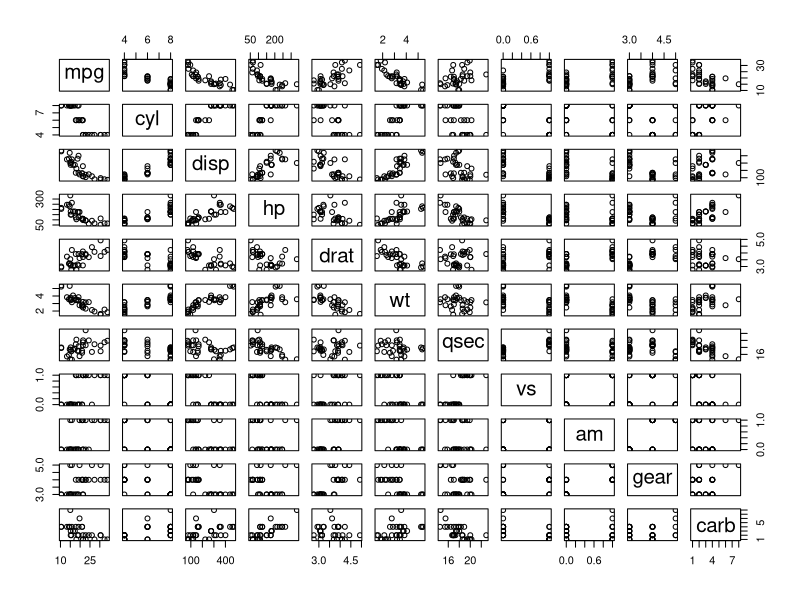
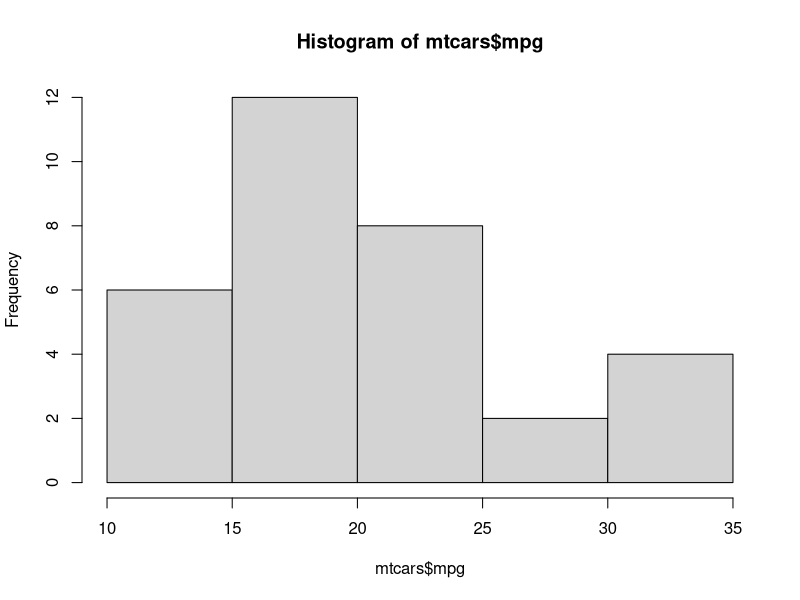

These charts were generated, in order, by the following R code:
## ---- chunk 1
2+2

k=4
k
## ---- chunk 2
pairs(mtcars)
## ---- chunk 3
 hist(mtcars$mpg)
